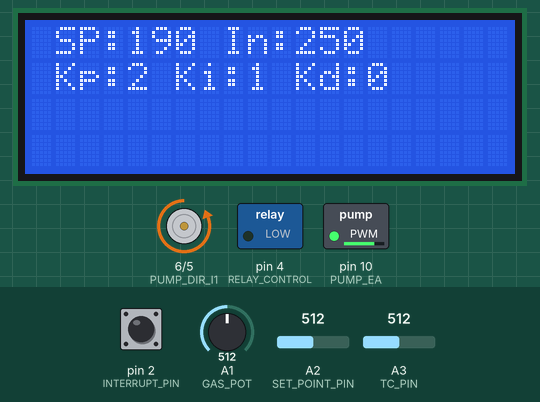
Recording of a sketch running on a simulated Arduino Uno, built with avr-gcc and run on an emulated ATmega328P. On the bench: 20×4 character LCD, motor-driver pin pairs drawn as motors (green arrow = first pin HIGH = forward, orange = second pin HIGH = backward, longer = more drive), switched loads named in the sketch (green lamp = pin HIGH). The inputs (shaded band) are chosen by the test bench; at power-on: A3 (TC_PIN) = 512, A2 (SET_POINT_PIN) = 512, A1 (GAS_POT) = 512, pin 2 (INTERRUPT_PIN) HIGH. What the sketch prints to the serial monitor is not drawn.

Above: at 2.25 s.
2.3 s: A3 (TC_PIN) set to 390
At 3.5 s:
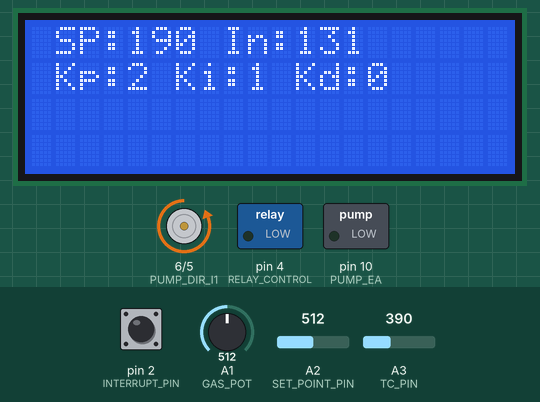
3.8 s: A2 (SET_POINT_PIN) set to 344
At 4.1 s:
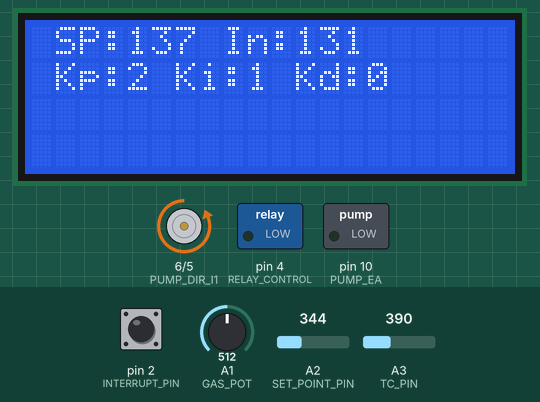
5.3 s: A2 (SET_POINT_PIN) set to 326
At 8.1 s:
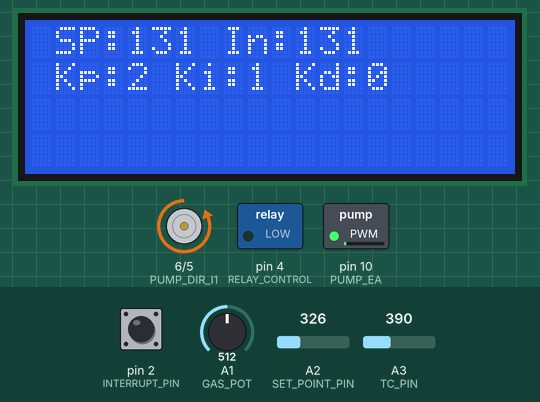
8.3 s: A1 (GAS_POT) set to 494
At 8.48 s:
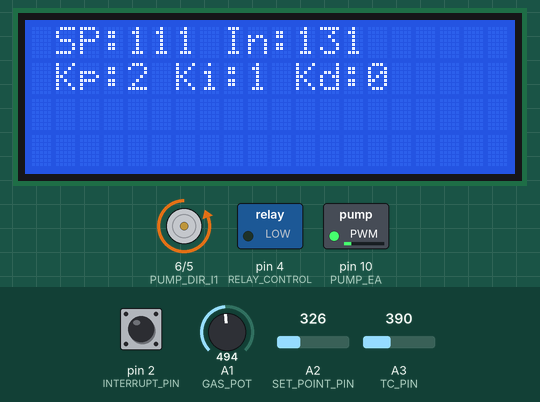
11.2 s: A3 (TC_PIN) set to 410
At 11.44 s:
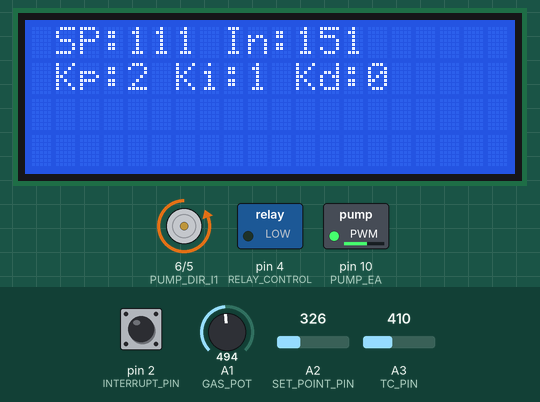
13.0 s: A2 (SET_POINT_PIN) set to 511
At 13.18 s:
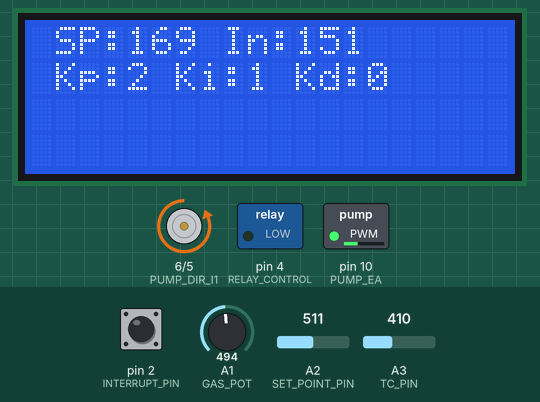
Timing chart, 0 to 15.5 s (numbered marks = the images above; inputs shaded):
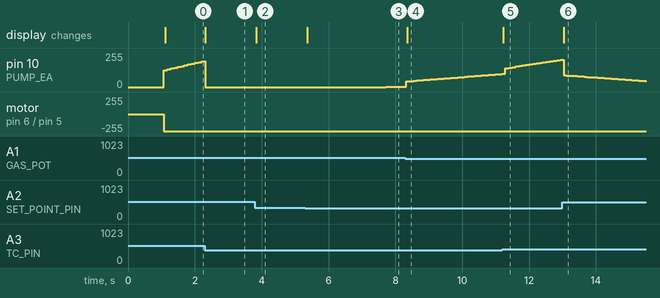

The sketch:

Pump_control_code_v1.5_test_platform.ino
```cpp
//Description----------------------------------------------------------------------------------------------------

/*
   This code us used to controll the temprature of the fluid in the smoke machine. A PI controller is used.

   Code version: 1.1

   Reference:
    https://create.arduino.cc/projecthub/Oniichan_is_ded/lcd-i2c-tutorial-664e5a - LCD
    https://learn.adafruit.com/ad8495-thermocouple-amplifier/arduino - Temp sensor
    https://playground.arduino.cc/Code/PIDLibaryBasicExample/ - PID library
    http://brettbeauregard.com/blog/2011/04/improving-the-beginners-pid-direction/ - library breakdown here
    https://forum.arduino.cc/index.php?topic=45000.0 - debounch tricks
    https://controlguru.com/ - controls info
    http://brettbeauregard.com/blog/2012/01/arduino-pid-autotune-library/ - PID auto tune library blog post for Arduino

    Changes:
    02/09/2020 -  This code uses the Arduino PID library.
    03/09/2020 -  This code uses 1 pot and a pushbutton to set the three PID constants.
                  Direction pins for the motor change from 2,3 to 5,6, pot input on A1.
                  Setpoint can now vary from 50.0 deg C to 350.0 deg C.
                  Add code to check average temp, will be used for shut off of gas.
                  Add code to check how much gas is lowing.
*/

//Defines and Includes-------------------------------------------------------------------------------------------
#include <Wire.h>
#include <LiquidCrystal_I2C.h>
#include <PID_v1.h>
#include <Time.h>
#include <TimeAlarms.h>

LiquidCrystal_I2C lcd(0x27, 20, 4); // set the LCD address to 0x27 for a 16 chars and 2 line display

#define TC_PIN A3           // set to ADC pin used
#define AREF 5.0            // set to AREF, typically board voltage like 3.3 or 5.0
#define ADC_RESOLUTION 10   // set to ADC bit resolution, 10 is default

#define SET_POINT_PIN A2    // set pin A4 to read the set point temp from the pot

#define PUMP_EA 10          // pump PWM pin
#define PUMP_DIR_I2 5       // pump direction pin I2
#define PUMP_DIR_I1 6       // pump direction pin I1

#define PID_CONST_SET A1    // pin of pot which changes the PID constants
#define INTERRUPT_PIN 2     // push button interrupt pin
#define TEMP_ARRAY_SIZE 60
#define RELAY_CONTROL 4     // digital pin for the relay controlling the gas shutoff

#define GAS_POT A1           // pot on the gas knob, ereplacing the pid tune knob at A1

// note: A4 (SDA), A5 (SCL)- for LDC

//Global Variabes------------------------------------------------------------------------------------------------

double setPoint, input, output;// PID variables
int Kp =2, Ki = 1, Kd = 0, COBias = 150;
PID myPID(&input, &output, &setPoint, Kp, Ki, Kd, REVERSE);// PID setup
volatile int PIDParamIndex = 0;
float tempArray[TEMP_ARRAY_SIZE];
volatile int arrayIndex = 0;


//Main Function--------------------------------------------------------------------------------------------------

void setup() {
  Serial.begin(9600);
  lcd.init();// initialize the lcd
  lcd.backlight();
  myPID.SetMode(AUTOMATIC);// turn on PID
  setupPins();
  myPID.SetOutputLimits(0,255);
  lcd.setCursor(1,0);
  lcd.print("Setup Run!");
  delay(1000);
}

void loop(){// main loop
  setPoint = readSetPoint();
  input = claculateProbeTemp(TC_PIN);
  //updateTunings();
  //myPID.SetTunings(Kp, Ki, Kd);
  myPID.Compute();
  outputInterpreter(output);// output from pid will be in range from 0 to 255
  lcd.setCursor(1,0);
  lcd.print((String)"SP:" + round(setPoint) + " In:" + round(input) + "   ");// the extra spaces at the end are for overwriting the number :)
  lcd.setCursor(1,1);
  lcd.print((String)"Kp:" + Kp + " Ki:" + Ki + " Kd:" + Kd + "   ");
}

//Setups--------------------------------------------------------------------------------------------------------

void setupPins(void) {
  pinMode(PUMP_DIR_I2, OUTPUT);
  pinMode(PUMP_DIR_I1, OUTPUT);
  pinMode(PUMP_EA, OUTPUT);
  pinMode(INTERRUPT_PIN, INPUT_PULLUP);
  attachInterrupt(digitalPinToInterrupt(INTERRUPT_PIN), changePIDConst, FALLING);
  Alarm.timerRepeat(2, Repeats); //Timer used to minotor temprature
  pinMode(RELAY_CONTROL, OUTPUT);
}

//Operation Function-------------------------------------------------------------------------

float getVoltage(int raw_adc){// function converts the digital value from the ADC to a voltage
  return raw_adc * (AREF / (pow(2, ADC_RESOLUTION) - 1));
}

float getProbeTemperature(float voltage){// function uses the converted voltage with temp sensor data sheet equations to get the temperature
  return (voltage - 1.25) / 0.005;
}

float claculateProbeTemp(int pinToRead){ // function stors the probe temp in a global variable and
  int tempProbeReading = analogRead(pinToRead);
  float tempProbeVoltage = getVoltage(tempProbeReading);// used for printing graphs, remove later
  Serial.print(getProbeTemperature(tempProbeVoltage));
  Serial.print("   ");
  return getProbeTemperature(tempProbeVoltage);
}

float readSetPoint(void){ // function gets the pot voltage and mpas it to a temprature range in degrees celcius
  float potReading = analogRead(SET_POINT_PIN);
  int gasSetting = analogRead(GAS_POT);
  if (getVoltage(gasSetting) > 2.5){// standard setpoint, gas high
    Serial.print(map(potReading, 0.0, (pow(2, ADC_RESOLUTION) - 1), 30.0, 350.0));// used for printing graphs, remove later
  }
  else{// lower setpoint, gas low
    Serial.print(map(potReading, 0.0, (pow(2, ADC_RESOLUTION) - 1), 30.0, 350.0) -20);// used for printing graphs, remove later
  }
    Serial.print("   ");

  if (getVoltage(gasSetting) > 2.5){// standard setpoint, gas high
    return map(potReading, 0.0, (pow(2, ADC_RESOLUTION) - 1), 30.0, 350.0); // map pot reading from 50 degrees C to 200 degrees C
  }
  else{// lower setpoint, gas low
    return map(potReading, 0.0, (pow(2, ADC_RESOLUTION) - 1), 30.0, 350.0) - 20; // map pot reading from 50 degrees C to 200 degrees C
  }

}

void outputInterpreter(float controlSignal){
  digitalWrite(PUMP_DIR_I2, HIGH);
  digitalWrite(PUMP_DIR_I1, LOW);
  analogWrite(PUMP_EA, controlSignal);
  Serial.println(controlSignal);// used for printing graphs, remove later
}

int readTunings(int pinToRead){// function to modify the tuning parameters
  int potValue = analogRead(pinToRead); // get ADC value from the pot
  return map(potValue, 0, (pow(2, ADC_RESOLUTION) - 1), 0, 20); // gives a new tuning parameter from 0 to 20
}

void updateTunings(void){
  int potVal = readTunings(PID_CONST_SET);
  if (PIDParamIndex == 0){
    Kp = potVal;
  }
  else if (PIDParamIndex == 1){
    Ki = potVal;
  }
  else if (PIDParamIndex == 2){
    Kd = potVal;
  }
}

//Interrupt handlers -----------------------------------------------------------------------

void changePIDConst(void){// function used to handle the push button input
  static unsigned long last_interrupt_time = 0;
  unsigned long interrupt_time = millis();
  if (interrupt_time - last_interrupt_time > 400){// add interrupt code in the if statement
    if (PIDParamIndex < 2){
      PIDParamIndex ++;
    }
    else{
      PIDParamIndex = 0;
    }
  }
  last_interrupt_time = interrupt_time;
}

void Repeats(void){// executes every 2 seconds and isused for data capture
  if (arrayIndex < TEMP_ARRAY_SIZE){// somwhere in the array
    tempArray[arrayIndex] = input;// input is appended to the array
  }
  else{// end of array, set index to zero, 2 minuts have elapsed
    arrayIndex = 0;
    float arrayTotal = 0;
    for (int i = 0; i < TEMP_ARRAY_SIZE; i++){
      arrayTotal += tempArray[i];
    }
    float arrayAverage = arrayTotal/TEMP_ARRAY_SIZE;
    if (arrayAverage > 200.0){// average temprature is above 200 deg C for 2 mins, dangerous, gas shut off.

      lcd.setCursor(1,0);
      lcd.print("OVER HEATING");
      lcd.setCursor(1,1);
      lcd.print("GAS SHUTDOWN");
    }
  }
  arrayIndex ++;


}
```

Measured:
- after the input at 2.3 s, the display: changes at once (image 1)
- after the input at 3.8 s, the display: changes at once (image 2)
- after the input at 5.3 s, pin 10 (PUMP_EA): 0/255 → 1/255 after 2.4 s; the display: changes after 0.07 s (image 3)
- after the input at 8.3 s, pin 10 (PUMP_EA): moves from 1/255 to 99/255 over 2.9 s, starting at once; the display: changes after 0.06 s (image 4)
- after the input at 11.2 s, the display: changes at once (image 5)
- after the input at 13.0 s, the display: changes at once (image 6)
